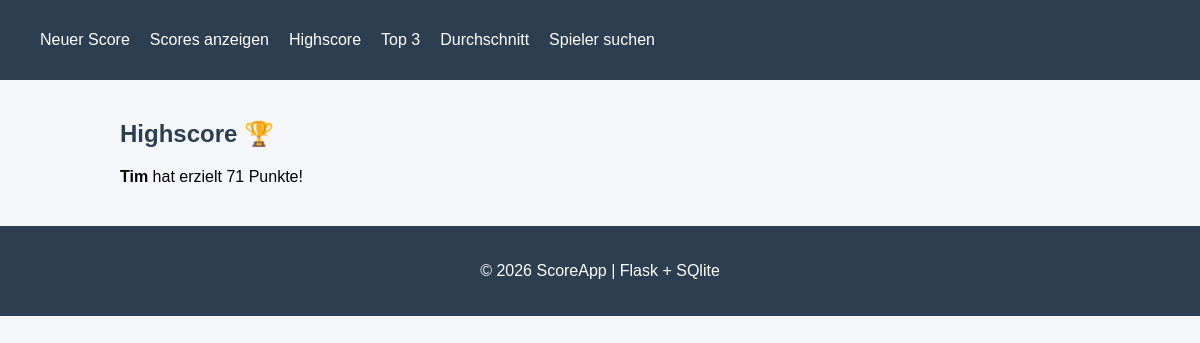
Page /highscore on the earlier database version.
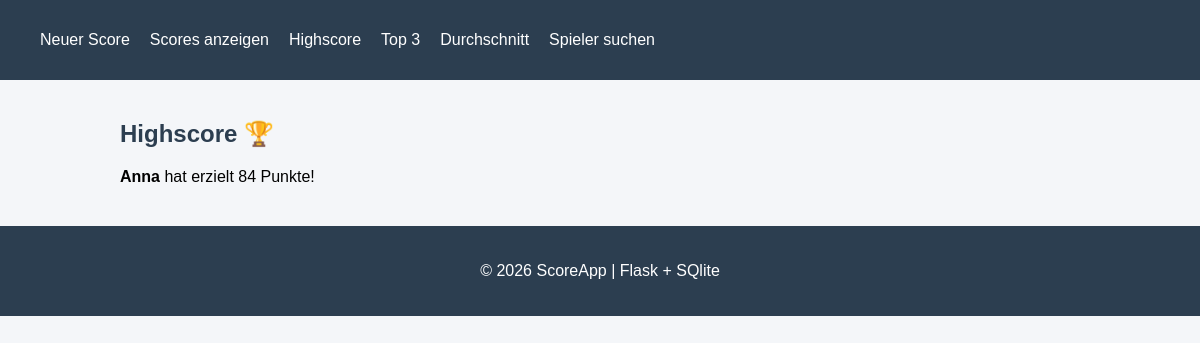
Same page on the later database version.
### tables this page shows
CREATE TABLE scores (
        id INTEGER PRIMARY KEY AUTOINCREMENT,
        name TEXT NOT NULL,
        score INTEGER NOT NULL
    );

### app/routes/score_routes.py (the view)
@score_bp.route("/highscore")
def highscore():
    row = db.load_high_score()
    return render_template("pages/highscore.html", score=row)

### app/models/database.py (called while the page is built)
    def load_high_score(self):
        try:
            return self.cursor.execute("SELECT name, score FROM scores ORDER BY score DESC LIMIT 1").fetchone()
        except sqlite3.Error as e:
            print(f"Fehler beim laden des Highscores: {e}")
            return None

### app/templates/pages/highscore.html
{% extends "layout/base.html" %}
{% block content %}
<h2>Highscore 🏆</h2>
{% if score %}
<p><strong>{{ score[0] }}</strong> hat erzielt {{ score[1] }} Punkte!</p>
{% else %}
<p>Keine gespeicherten Scors.</p>
{% endif %}
{% endblock %}

Differences in the rows shown:
no longer on this page (row unchanged): scores: name "Tim", score "71"
added scores: name "Anna", score "84"
